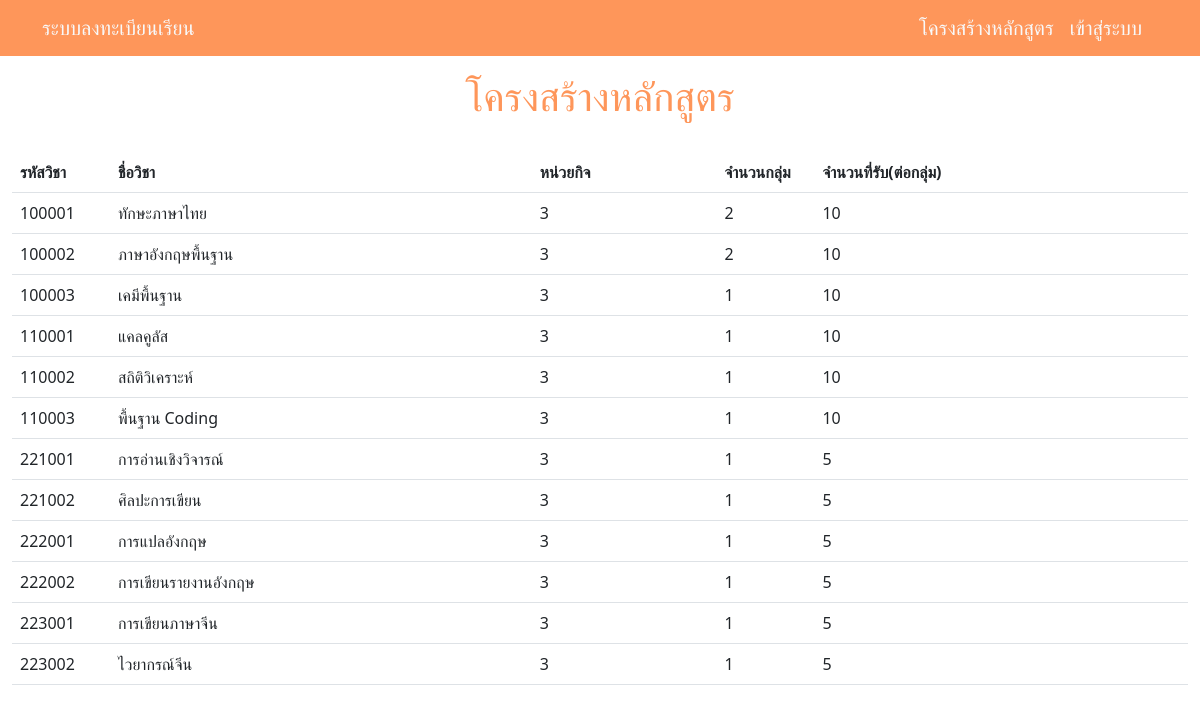
Screenshot of /Course_show_index.php with the database file from the repository.
### tables this page shows
CREATE TABLE `course` (
  `cou_id` varchar(6) NOT NULL,
  `cou_name` varchar(30) NOT NULL,
  `cou_credit` int(1) NOT NULL,
  `cou_num_of_group` int(20) NOT NULL,
  `cou_num_of_student` int(10) NOT NULL,
  `cou_building` varchar(30) NOT NULL,
  `sche_Emp_id` int(8) NOT NULL
);

### Course_show_index.php (the view, shortened to what this page needs)
<?php
include 'conn.php';
?>
<!DOCTYPE html>
<html lang="en">
<head>
    <link href="https://cdn.jsdelivr.net/npm/bootstrap@5.3.0-alpha1/dist/css/bootstrap.min.css" rel="stylesheet">
</head>
<body>
<?php include "navbar.php"; ?>
<div class="container-fluid py-5">
        <br>
        <div class="col-md-auto">
            <h1 class="text-center" style="color: #fe965a;">โครงสร้างหลักสูตร</h1><br>
        </div>
        <table class="table">
            <thead>
                <tr>
                    <th class="col-1">รหัสวิชา</th>
                    <th>ชื่อวิชา</th>
                    <th>หน่วยกิจ</th>
                    <th class="col-1">จำนวนกลุ่ม</th>
                    <th>จำนวนที่รับ(ต่อกลุ่ม)</th>
                </tr>
            </thead>
            <tbody>
                <?php $sql = "SELECT * FROM course";
                $result = mysqli_query($conn,$sql);
                while ($row = mysqli_fetch_assoc($result)):
                ?>
                <tr>
                    <td>
                        <?php echo $row['cou_id']; ?>
                    </td>
                    <td>
                        <?php echo $row['cou_name']; ?>
                    </td>
                    <td>
                        <?php echo $row['cou_credit']; ?>
                    </td>
                    <td>
                        <?php echo $row['cou_num_of_group']; ?>
                    </td>
                    <td>
                        <?php echo $row['cou_num_of_student']; ?>
                    </td>
                </tr>
                <?php endwhile; ?>
            </tbody>
        </table>
    </div>
</body>
</html>

### navbar.php
<div class="container">
  <nav class="navbar navbar-expand-lg fixed-top" style="background-color: #fe965a;">
    <div class="container">
      <a class="navbar-brand text-light" href="./index.php">ระบบลงทะเบียนเรียน</a>
    <?php
    if(isset($_SESSION["ra_id"])){
      if($_SESSION["ra_id"] == 4){
         ?>
      <div class="collapse navbar-collapse" id="navbarResponsive">
        <ul class="navbar-nav ms-auto">
          <li class="nav-item">
            <a class="navbar-brand text-light" href="enroll.php">ลงทะเบียนเรียน</a>
          </li>
          <li class="nav-item">
            <a class="navbar-brand text-light" href="stu_table.php">ตารางเรียน</a>
          </li>
          <li class="nav-item">
            <a class="navbar-brand text-light" href="grade.php">ผลการเรียน</a>
          </li>
          <li class="nav-item">
            <a class="navbar-brand text-light" href="logout.php">ออกจากระบบ</a>
          </li>
        </ul>
      </div>
    <?php }else if($_SESSION["ra_id"] == 1){ ?>
      <div class="collapse navbar-collapse" id="navbarResponsive">
        <ul class="navbar-nav ms-auto">
          <li class="nav-item">
            <a class="navbar-brand text-light" href="emp_table.php">ตารางสอนอาจารย์</a>
          </li>
          <li class="nav-item">
              <a class="navbar-brand text-light" href="namelist_std.php">ข้อมูลรายวิชาที่สอน</a>
            </li>
          <li class="nav-item">
            <a class="navbar-brand text-light" href="fill_in_stu_scores.php">กรอกคะแนน</a></li>
          <li class="nav-item">
            <a class="navbar-brand text-light" href="logout.php">ออกจากระบบ</a>
          </li>
        </ul>
      </div>
      <?php }else if($_SESSION["ra_id"] == 2){ ?>
      <div class="collapse navbar-collapse" id="navbarResponsive">
        <ul class="navbar-nav ms-auto">
          <li class="nav-item">
            <a class="navbar-brand text-light" href="stu_show.php">ข้อมูลนิสิต</a>
          </li>
          <li class="nav-item">
              <a class="navbar-brand text-light" href="emp_show.php">ข้อมูลพนักงาน</a>
            </li>
          <li class="nav-item">
            <a class="navbar-brand text-light" href="Course_show.php">ข้อมูลรายวิชา</a>
          </li>
          <li class="nav-item">
            <a class="navbar-brand text-light" href="scheduling.php">จัดตารางเรียน</a>
          </li>
          <li class="nav-item">
            <a class="navbar-brand text-light" href="logout.php">ออกจากระบบ</a>
          </li>
        </ul>
      </div>
      <?php }else if($_SESSION["ra_id"] == 3){ ?>
      <div class="collapse navbar-collapse" id="navbarResponsive">
        <ul class="navbar-nav ms-auto">
          <li class="nav-item">
              <a class="navbar-brand text-light" href="stat2.php">สถิติภายในมหาวิทยาลัย</a>
            </li>
          <li class="nav-item">
            <a class="navbar-brand text-light" href="logout.php">Log-Out</a>
          </li>
        </ul>
      </div>
    <?php }
       }else{?>
        <div class="collapse navbar-collapse" id="navbarResponsive">
            <ul class="navbar-nav ms-auto">
            <li class="nav-item">
                <a class="navbar-brand text-light" href="Course_show_index.php">โครงสร้างหลักสูตร</a>
            </li>
            <li class="nav-item">
                <a class="navbar-brand text-light" href="login-page.php">เข้าสู่ระบบ</a>
            </li>
          </ul>
        </div>
    <?php }?>
    </div>
  </nav>
</div>

### rows the page displays
course: cou_id "100001", cou_name "ทักษะภาษาไทย", cou_credit "3", cou_num_of_group "2", cou_num_of_student "10"
course: cou_id "100002", cou_name "ภาษาอังกฤษพื้นฐาน", cou_credit "3", cou_num_of_group "2", cou_num_of_student "10"
course: cou_id "100003", cou_name "เคมีพื้นฐาน", cou_credit "3", cou_num_of_group "1", cou_num_of_student "10"
course: cou_id "110001", cou_name "แคลคูลัส", cou_credit "3", cou_num_of_group "1", cou_num_of_student "10"
course: cou_id "110002", cou_name "สถิติวิเคราะห์", cou_credit "3", cou_num_of_group "1", cou_num_of_student "10"
course: cou_id "110003", cou_name "พื้นฐาน Coding", cou_credit "3", cou_num_of_group "1", cou_num_of_student "10"
course: cou_id "221001", cou_name "การอ่านเชิงวิจารณ์", cou_credit "3", cou_num_of_group "1", cou_num_of_student "5"
course: cou_id "221002", cou_name "ศิลปะการเขียน", cou_credit "3", cou_num_of_group "1", cou_num_of_student "5"
course: cou_id "222001", cou_name "การแปลอังกฤษ", cou_credit "3", cou_num_of_group "1", cou_num_of_student "5"
course: cou_id "222002", cou_name "การเขียนรายงานอังกฤษ", cou_credit "3", cou_num_of_group "1", cou_num_of_student "5"
course: cou_id "223001", cou_name "การเขียนภาษาจีน", cou_credit "3", cou_num_of_group "1", cou_num_of_student "5"
course: cou_id "223002", cou_name "ไวยากรณ์จีน", cou_credit "3", cou_num_of_group "1", cou_num_of_student "5"
